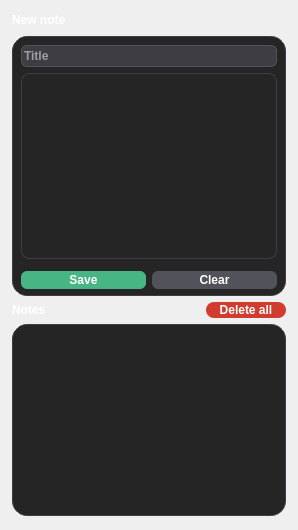
             <widget class="QWidget" name="notes_page">
              <layout class="QGridLayout" name="gridLayout_20">
               <property name="leftMargin">
                <number>0</number>
               </property>
               <property name="topMargin">
                <number>0</number>
               </property>
               <property name="rightMargin">
                <number>0</number>
               </property>
               <property name="bottomMargin">
                <number>0</number>
               </property>
               <item row="0" column="0">
                <layout class="QGridLayout" name="notes_grid">
                 <property name="leftMargin">
                  <number>12</number>
                 </property>
                 <property name="topMargin">
                  <number>10</number>
                 </property>
                 <property name="rightMargin">
                  <number>12</number>
                 </property>
                 <property name="bottomMargin">
                  <number>14</number>
                 </property>
                 <item row="2" column="0">
                  <widget class="QLabel" name="notes_title_label">
                   <property name="styleSheet">
                    <string notr="true">color: white;
font-size: 12px;
font-weight: 500;</string>
                   </property>
                   <property name="text">
                    <string>Notes</string>
                   </property>
                  </widget>
                 </item>
                 <item row="2" column="1">
                  <widget class="QPushButton" name="notes_deleteall_btn">
                   <property name="sizePolicy">
                    <sizepolicy hsizetype="Fixed" vsizetype="Fixed">
                     <horstretch>0</horstretch>
                     <verstretch>0</verstretch>
                    </sizepolicy>
                   </property>
                   <property name="minimumSize">
                    <size>
                     <width>80</width>
                     <height>16</height>
                    </size>
                   </property>
                   <property name="styleSheet">
                    <string notr="true">QPushButton {
	background-color: #d13c30;
	border-radius: 8%;
	color: #fff;
	font-weight: 500;
}

QPushButton:hover {
	background-color: #af3025;
}

</string>
                   </property>
                   <property name="text">
                    <string>Delete all</string>
                   </property>
                  </widget>
                 </item>
                 <item row="1" column="0" colspan="2">
                  <widget class="QFrame" name="editor_frame">
                   <property name="styleSheet">
                    <string notr="true">QFrame {
	background-color: #252525;
	border: 1px solid #3e3e42;
	border-radius: 15%;
}</string>
                   </property>
                   <property name="frameShape">
                    <enum>QFrame::StyledPanel</enum>
                   </property>
                   <property name="frameShadow">
                    <enum>QFrame::Raised</enum>
                   </property>
                   <layout class="QGridLayout" name="gridLayout_4">
                    <property name="leftMargin">
                     <number>8</number>
                    </property>
                    <property name="topMargin">
                     <number>8</number>
                    </property>
                    <property name="rightMargin">
                     <number>8</number>
                    </property>
                    <property name="bottomMargin">
                     <number>6</number>
                    </property>
                    <item row="2" column="0">
                     <widget class="QPushButton" name="editor_save_btn">
                      <property name="minimumSize">
                       <size>
                        <width>0</width>
                        <height>18</height>
                       </size>
                      </property>
                      <property name="styleSheet">
                       <string notr="true">QPushButton {
	background-color: #48b585;
	border-radius: 6%;
	color: #fff;
	font-weight: 500;
}

QPushButton:hover {
	background-color: #38936c;
}

</string>
                      </property>
                      <property name="text">
                       <string>Save</string>
                      </property>
                      <property name="icon">
                       <iconset>
                        <normaloff>save-icon.png</normaloff>save-icon.png</iconset>
                      </property>
                      <property name="iconSize">
                       <size>
                        <width>15</width>
                        <height>15</height>
                       </size>
                      </property>
                     </widget>
                    </item>
                    <item row="0" column="0" colspan="2">
                     <widget class="QLineEdit" name="editor_lineedit">
                      <property name="minimumSize">
                       <size>
                        <width>0</width>
                        <height>22</height>
                       </size>
                      </property>
                      <property name="styleSheet">
                       <string notr="true">QLineEdit {
	color: #fff;
	border: 1px solid #52525a;
	border-radius: 6%;
	background-color: #3e3e42;
	font-weight: 500;
}
QLineEdit:focus{
	border: 1px solid #8b5cf6;
}</string>
                      </property>
                      <property name="placeholderText">
                       <string>Title</string>
                      </property>
                     </widget>
                    </item>
                    <item row="2" column="1">
                     <widget class="QPushButton" name="editor_clear_btn">
                      <property name="minimumSize">
                       <size>
                        <width>0</width>
                        <height>18</height>
                       </size>
                      </property>
                      <property name="styleSheet">
                       <string notr="true">QPushButton {
	background-color: #52525a;
	border-radius: 6%;
	color: #fff;
	font-weight: 500;
}

QPushButton:hover {
	background-color: #3e3e42;
}

</string>
                      </property>
                      <property name="text">
                       <string>Clear</string>
                      </property>
                      <property name="icon">
                       <iconset>
                        <normaloff>delete-icon.png</normaloff>delete-icon.png</iconset>
                      </property>
                     </widget>
                    </item>
                    <item row="1" column="0" colspan="2">
                     <widget class="QPlainTextEdit" name="editor_plaintextedit">
                      <property name="styleSheet">
                       <string notr="true">QPlainTextEdit {
	color: #fff;
	font-weight: 500;
	border-radius: 8%;
	margin-bottom: 6px;
}
QPlainTextEdit:focus{
	border: 1px solid #8b5cf6;
}</string>
                      </property>
                      <property name="plainText">
                       <string/>
                      </property>
                      <property name="backgroundVisible">
                       <bool>false</bool>
                      </property>
                      <property name="centerOnScroll">
                       <bool>false</bool>
                      </property>
                      <property name="placeholderText">
                       <string>Text...</string>
                      </property>
                     </widget>
                    </item>
                   </layout>
                  </widget>
                 </item>
                 <item row="3" column="0" colspan="2">
                  <widget class="QListWidget" name="notes_listwidget">
                   <property name="styleSheet">
                    <string notr="true">background-color: #252525;
border: 1px solid #3e3e42;
border-radius: 15%;</string>
                   </property>
                  </widget>
                 </item>
                 <item row="0" column="0" colspan="2">
                  <widget class="QLabel" name="note_title_label">
                   <property name="minimumSize">
                    <size>
                     <width>0</width>
                     <height>20</height>
                    </size>
                   </property>
                   <property name="styleSheet">
                    <string notr="true">color: white;
font-size: 12px;
font-weight: 500;</string>
                   </property>
                   <property name="text">
                    <string>New note</string>
                   </property>
                  </widget>
                 </item>
                </layout>
               </item>
              </layout>
             </widget>
